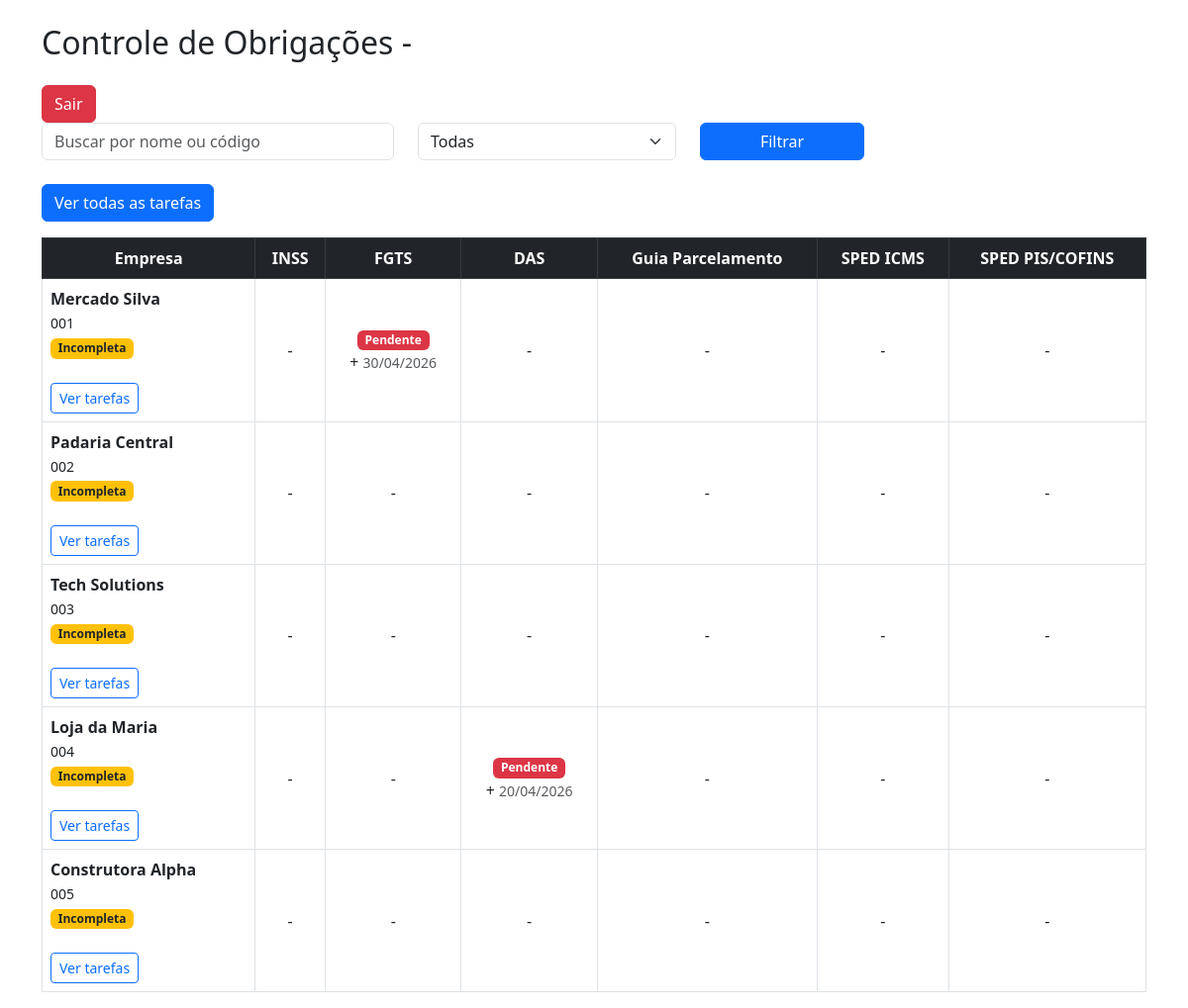
The app's page / (signed in) with its own data.
### core/models.py (models this page shows, shortened)
class Obrigacao(models.Model):
    nome = models.CharField(max_length=100)

class Empresa(models.Model):
    TIPO_CHOICES = [
        ('SN_COM_FOLHA', 'Simples Nacional com Folha'),
        ('SN_SEM_FOLHA', 'Simples Nacional sem Folha'),
        ('MEI', 'MEI'),
        ('LUCRO_PRESUMIDO', 'Lucro Presumido'),
    ]
    nome = models.CharField(max_length=255)
    codigo = models.CharField(max_length=20, unique=True, db_index=True)
    tipo = models.CharField(max_length=20, choices=TIPO_CHOICES)

class Tarefa(models.Model):
    STATUS_CHOICE = [
        ('PENDENTE', 'Pendente'),
        ('OK', 'ok'),
    ]
    empresa = models.ForeignKey(Empresa, on_delete=models.CASCADE)
    competencia = models.ForeignKey(Competencia, on_delete=models.CASCADE)
    obrigacao = models.ForeignKey(Obrigacao, on_delete=models.CASCADE)
    status = models.CharField(max_length=10, choices=STATUS_CHOICE, default='PENDENTE')
    prazo = models.DateField(null=True, blank=True)

### core/views.py (the view)
# urls.py: path('', dashboard, name='dashboard'),
@login_required
def dashboard(request):
    competencia = Competencia.objects.order_by('-ano', '-mes').first()
    empresas = Empresa.objects.all()
    obrigacoes = Obrigacao.objects.all()
    tarefas = Tarefa.objects.filter(competencia=competencia)
    busca = request.GET.get('busca')
    status = request.GET.get('status')
    if busca:
        empresas = empresas.filter(nome__icontains=busca) | empresas.filter(codigo__icontains=busca)
    tabela = []
    for empresa in empresas:
        completa = empresa_completa(empresa, competencia)
        if status == 'completa' and not completa:
            continue
        if status == 'incompleta' and completa:
            continue
        linha = {
            "empresa": empresa,
            "completa": completa,
            "tarefas": []
        }
        for obrigacao in obrigacoes:
            tarefa = tarefas.filter(
                empresa=empresa,
                obrigacao=obrigacao
            ).first()
            linha["tarefas"].append(tarefa)
        tabela.append(linha)
    return render(request, 'core/dashboard.html', {
        'tabela': tabela,
        'obrigacoes': obrigacoes,
        'competencias': competencia
    })

### core/utils.py (called while the page is built)
def empresa_completa(empresa, competencia):
    tarefas = Tarefa.objects.filter(empresa=empresa, competencia=competencia)
    return tarefas.exists() and not tarefas.filter(status='PENDENTE').exists()

### core/templates/core/dashboard.html (shortened to what this page needs)
<!DOCTYPE html>
<html>
<head>
    <link href="https://cdn.jsdelivr.net/npm/bootstrap@5.3.0/dist/css/bootstrap.min.css" rel="stylesheet">
</head>
<body>
<div class="container mt-4">
    <h2 class="mb-4">Controle de Obrigações - {{ competencia }}</h2>
    <form method="post" action="{% url 'logout' %}">
        <button class="btn btn-danger">Sair</button>
    </form>
    <form method="get" class="mb-4">
        <div class="row">
            <div class="col-md-4">
                <input type="text" name="busca" class="form-control"
                       placeholder="Buscar por nome ou código"
                       value="{{ request.GET.busca }}">
            </div>
            <div class="col-md-3">
                <select name="status" class="form-select">
                    <option value="">Todas</option>
                </select>
            </div>
            <div class="col-md-2">
                <button type="submit" class="btn btn-primary w-100">
                    Filtrar
                </button>
            </div>
        </div>
    </form>
    <div class="mb-3">
        <a href="{% url 'todas_tarefas' %}" class="btn btn-primary">
            Ver todas as tarefas
        </a>
    </div>
    <table class="table table-bordered table-hover text-center align-middle">
        <thead class="table-dark">
            <tr>
                <th>Empresa</th>
                {% for obrigacao in obrigacoes %}
                    <th>{{ obrigacao.nome }}</th>
                {% endfor %}
            </tr>
        </thead>
        <tbody>
            {% for linha in tabela %}
                <tr>
                    <td class="text-start">
                        <strong>{{ linha.empresa.nome }}</strong><br>
                        <small>{{ linha.empresa.codigo }}</small><br>
                        {% if linha.completa %}
                            <span class="badge bg-success">Completa</span>
                        {% else %}
                            <span class="badge bg-warning text-dark">Incompleta</span>
                        {% endif %}
                        <br><br>
                        <a href="{% url 'tarefas' linha.empresa.id %}"
                           class="btn btn-sm btn-outline-primary">
                            Ver tarefas
                        </a>
                    </td>
                    {% for tarefa in linha.tarefas %}
                        <td>
                            {% if tarefa %}
                                {% if tarefa.status == 'OK' %}
                                    <span class="badge bg-success">OK</span>
                                {% else %}
                                    <span class="badge bg-danger">Pendente</span>
                                {% endif %}
                                <br>
+
                                {% if tarefa.prazo %}
                                    <small class="text-muted">
                                        {{ tarefa.prazo|date:"d/m/Y" }}
                                    </small>
                                {% else %}
                                    <small class="text-muted">Sem prazo</small>
                                {% endif %}
                            {% else %}
                                -
                            {% endif %}
                        </td>
                    {% endfor %}
                </tr>
            {% empty %}
                <tr>
                    <td colspan="100%">Nenhuma empresa encontrada</td>
                </tr>
            {% endfor %}
        </tbody>
    </table>
</div>
</body>
</html>

### records on screen
Obrigacao: nome "INSS"
Obrigacao: nome "FGTS"
Obrigacao: nome "DAS"
Obrigacao: nome "Guia Parcelamento"
Obrigacao: nome "SPED ICMS"
Obrigacao: nome "SPED PIS/COFINS"
Empresa: empresa.nome "Mercado Silva", empresa.codigo "001"
Tarefa: status "Pendente", prazo "30/04/2026"
Empresa: empresa.nome "Padaria Central", empresa.codigo "002"
Empresa: empresa.nome "Tech Solutions", empresa.codigo "003"
Empresa: empresa.nome "Loja da Maria", empresa.codigo "004"
Tarefa: status "Pendente", prazo "20/04/2026"
Empresa: empresa.nome "Construtora Alpha", empresa.codigo "005"
